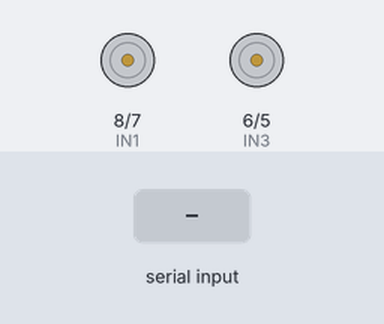
The sketch below on a simulated Arduino Uno, built with avr-gcc and run on an emulated ATmega328P. Shown: motor-driver pin pairs drawn as motors (green arrow = first pin HIGH = forward, orange = second pin HIGH = backward, longer = more drive, scaled by the enable pin). Inputs (shaded band) come from the test bench.

Above: at 1.2 s.
1.3 s: "F" received over the second serial link
At 2.0 s:
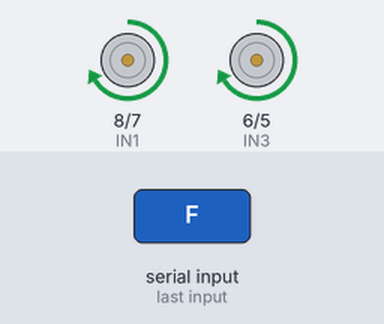
2.8 s: "B" received over the second serial link
At 3.2 s:
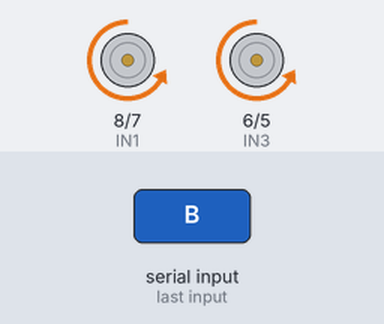
4.3 s: "L" received over the second serial link
At 5.5 s:
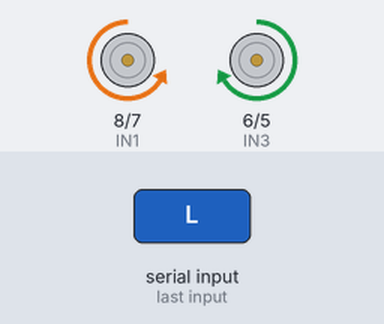
5.8 s: "R" received over the second serial link
At 6.6 s:
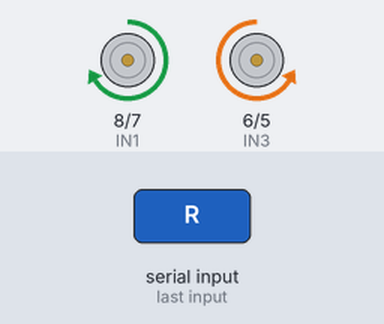
7.3 s: "S" received over the second serial link
At 7.8 s:
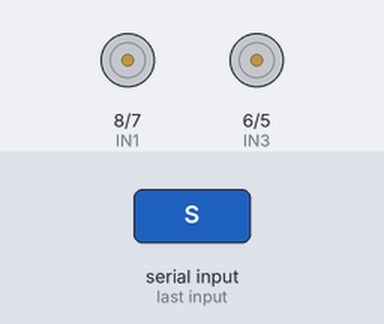
Timing chart, 0 to 9.8 s (numbered marks = the images above; inputs shaded):
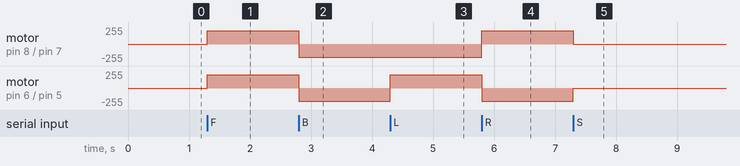

The sketch:

boat_code.ino
```cpp
#include <SoftwareSerial.h>

SoftwareSerial bt(2, 3);   // RX, TX (HC-05)

#define IN1 8
#define IN2 7
#define IN3 6
#define IN4 5
#define ENA 9
#define ENB 10

char command;

void setup() {

  bt.begin(9600);

  pinMode(IN1, OUTPUT);
  pinMode(IN2, OUTPUT);
  pinMode(IN3, OUTPUT);
  pinMode(IN4, OUTPUT);
  pinMode(ENA, OUTPUT);
  pinMode(ENB, OUTPUT);

  // Set motor speed (0–255)
  analogWrite(ENA, 200);
  analogWrite(ENB, 200);

  stopCar();
}

void loop() {

  if (bt.available()) {
    command = bt.read();
    controlCar(command);
  }
}

void controlCar(char cmd) {

  switch(cmd) {

    case 'F': forward(); break;
    case 'B': backward(); break;
    case 'L': left(); break;
    case 'R': right(); break;
    case 'S': stopCar(); break;
  }
}

void forward() {
  digitalWrite(IN1, HIGH);
  digitalWrite(IN2, LOW);
  digitalWrite(IN3, HIGH);
  digitalWrite(IN4, LOW);
}

void backward() {
  digitalWrite(IN1, LOW);
  digitalWrite(IN2, HIGH);
  digitalWrite(IN3, LOW);
  digitalWrite(IN4, HIGH);
}

void left() {
  digitalWrite(IN1, LOW);
  digitalWrite(IN2, HIGH);
  digitalWrite(IN3, HIGH);
  digitalWrite(IN4, LOW);
}

void right() {
  digitalWrite(IN1, HIGH);
  digitalWrite(IN2, LOW);
  digitalWrite(IN3, LOW);
  digitalWrite(IN4, HIGH);
}

void stopCar() {
  digitalWrite(IN1, LOW);
  digitalWrite(IN2, LOW);
  digitalWrite(IN3, LOW);
  digitalWrite(IN4, LOW);
}
```

Measured:
- after the input at 1.3 s, motor on pin 8 (IN1) / pin 7 (IN2), motor on pin 6 (IN3) / pin 5 (IN4): stopped → forward 200/255 at once
- after the input at 2.8 s, motor on pin 8 (IN1) / pin 7 (IN2), motor on pin 6 (IN3) / pin 5 (IN4): forward 200/255 → backward 200/255 at once
- after the input at 4.3 s, motor on pin 6 (IN3) / pin 5 (IN4): backward 200/255 → forward 200/255 at once
- after the input at 5.8 s, motor on pin 8 (IN1) / pin 7 (IN2): backward 200/255 → forward 200/255 at once; motor on pin 6 (IN3) / pin 5 (IN4): forward 200/255 → backward 200/255 at once
- after the input at 7.3 s, motor on pin 8 (IN1) / pin 7 (IN2): forward 200/255 → stopped at once; motor on pin 6 (IN3) / pin 5 (IN4): backward 200/255 → stopped at once
